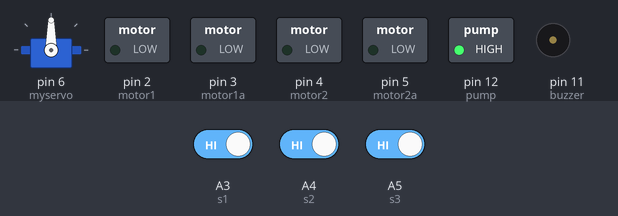
A sketch run on a simulated Arduino Uno, built with avr-gcc and run on an emulated ATmega328P. Shown: servo, switched loads named in the sketch (green lamp = pin HIGH), buzzer (waves = sounding, pin HIGH). Dashed ring = blinking. The inputs (shaded band) are chosen by the test bench; at power-on: A3 (s1) HIGH, A4 (s2) HIGH, A5 (s3) HIGH. What the sketch prints to the serial monitor is not drawn.

Above: at 4.2 s.
4.3 s: A3 (s1) driven LOW
At 8.0 s:
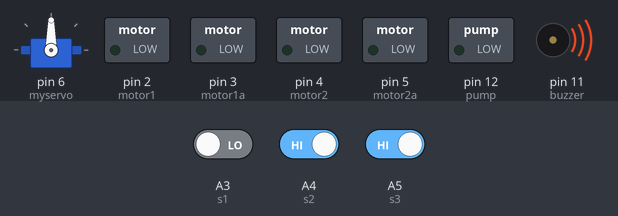
8.3 s: A3 (s1) driven HIGH and A4 (s2) driven LOW
12.3 s: A4 (s2) driven HIGH
At 13.6 s:
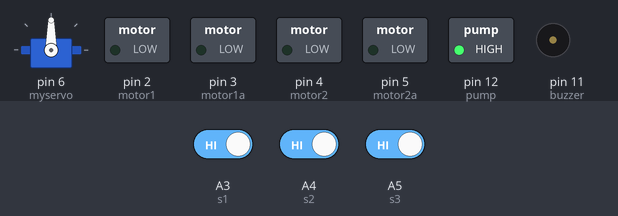
14.1 s: A5 (s3) driven LOW
At 17.8 s:
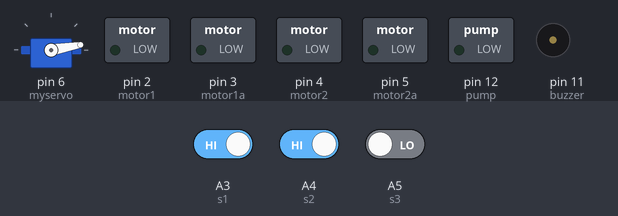
18.1 s: A3 (s1) driven LOW
At 20.8 s:
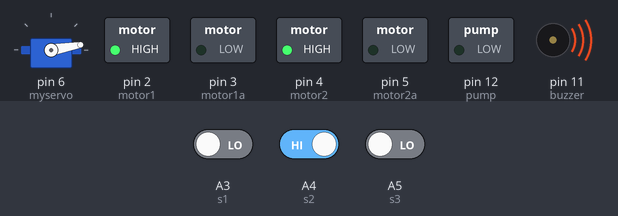
Timing chart, 0 to 22.4 s (numbered marks = the images above; inputs shaded):
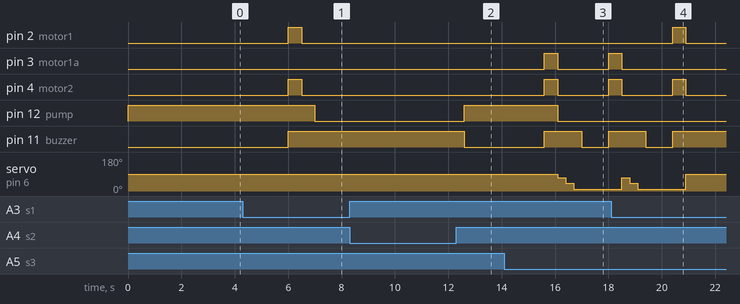

Measured:
- after the input at 4.3 s, pin 2 (motor1), pin 4 (motor2): LOW → HIGH after 1.7 s, → LOW 0.50 s later; pin 12 (pump): HIGH → LOW after 2.7 s; pin 11 (buzzer): LOW → HIGH after 1.7 s
- after the input at 8.3 s, every drawn part: stays the same
- after the input at 12.3 s, pin 2 (motor1), pin 5 (motor2a): stays LOW (without the input it goes to HIGH after 1.3 s); pin 11 (buzzer): goes on until 12.6 s, then stays LOW
- after the input at 14.1 s, pin 3 (motor1a), pin 4 (motor2): LOW → HIGH after 1.5 s, → LOW 0.50 s later, → HIGH 1.9 s later; pin 12 (pump): HIGH → LOW after 2.0 s; pin 11 (buzzer): LOW → HIGH after 1.5 s, → LOW 1.4 s later, → HIGH 1.0 s later; servo on pin 6 (myservo): 90° → 70° after 2.0 s, → 40° 0.30 s later, → 10° 0.30 s later
- after the input at 18.1 s, pin 2 (motor1): LOW → HIGH after 2.3 s, → LOW 0.50 s later; pin 3 (motor1a): goes on until 18.5 s, then stays LOW; pin 11 (buzzer): goes on until 20.4 s, then stays HIGH

The sketch:

FER.ino
```cpp
#include <Servo.h>
Servo myservo;
#define motor1  2
#define motor1a 3
#define motor2  4
#define motor2a 5

#define s1 A3
#define s2 A4
#define s3 A5
#define pump 12
#define buzzer 11
int fire1=0,fire2=0,fire3=0;
void setup()
{
 Serial.begin(9600);
 pinMode(motor1, OUTPUT);
 pinMode(motor2, OUTPUT);
 pinMode(motor1a,OUTPUT);
 pinMode(motor2a,OUTPUT);
 pinMode(buzzer, OUTPUT);
 pinMode(pump, OUTPUT);
 pinMode(s1, INPUT);
 pinMode(s2, INPUT);
 pinMode(s3, INPUT);
 digitalWrite(pump, HIGH);
 myservo.attach(6);
 myservo.write(90);
 delay(3000);
}

void forward()
{
digitalWrite(motor1, HIGH);
 digitalWrite(motor1a, LOW);
 digitalWrite(motor2, HIGH);
 digitalWrite(motor2a, LOW);
}

void stopp()
{
 digitalWrite(motor1, LOW);
 digitalWrite(motor1a, LOW);
 digitalWrite(motor2, LOW);
 digitalWrite(motor2a, LOW);
}
void left()
{
 digitalWrite(motor1, HIGH);
 digitalWrite(motor1a, LOW);
digitalWrite(motor2, LOW);
 digitalWrite(motor2a, HIGH);
}
void right()
{
 digitalWrite(motor1, LOW);
 digitalWrite(motor1a, HIGH);
 digitalWrite(motor2, HIGH);
 digitalWrite(motor2a, LOW);
}
//-----------------------------------------------------------------------//
void loop()
{
 fire1=digitalRead(s1);
 fire2=digitalRead(s2);
 fire3=digitalRead(s3);
 Serial.println(fire1);
 Serial.println(fire2);
 Serial.println(fire3);
 delay(1000);
 if(fire1==LOW)
 {
  digitalWrite(buzzer,HIGH);
  forward();
  delay(500);
  stopp();
  myservo.write(90);
  delay(500);
  digitalWrite(pump,LOW);
  init_sms();
  Serial.println("Warning : fire alert");
  send_sms();
  delay(5000);
  digitalWrite(pump,HIGH);
digitalWrite(buzzer,LOW);
 }

 else if(fire2==LOW)
 {
  digitalWrite(buzzer,HIGH);
  left();
  delay(500);
  stopp();
  digitalWrite(pump,LOW);
  myservo.write(110);
  delay(300);
  myservo.write(150);
  delay(300);
  myservo.write(160);
  delay(300);
  digitalWrite(pump,LOW);
 // init_sms();
 // Serial.println("Warning : fire alert");
 // send_sms();
 // delay(5000);
  digitalWrite(buzzer,LOW);
 }
 else if(fire3==LOW)
 {
  digitalWrite(buzzer,HIGH);
  right();
  delay(500);
  stopp();
  digitalWrite(pump,LOW);
  myservo.write(70);
  delay(300);
  myservo.write(40);
  delay(300);
  myservo.write(10);
  delay(300);

 // init_sms();
  //Serial.println("Warning : fire alert");
  //send_sms();
  //delay(5000);
  //init_sms1();
  //Serial.println("Warning : fire alert");
  //send_sms();
  //delay(5000);
  digitalWrite(buzzer,LOW);
 }
 else
 {

  stopp();
digitalWrite(pump,HIGH);
  myservo.write(90);
 }
}

 void init_sms()
 {
  Serial.println("AT+CMGF=1");
  delay(300);
  Serial.println("AT+CMGS=\"+917013171753\"");   // use your 10 digit cell no. here
  delay(300);
 }
void init_sms1()
 {
  Serial.println("AT+CMGF=1");
  delay(300);
  Serial.println("AT+CMGS=\"+917013171753\"");   // use your 10 digit cell no. here
delay(300);
 }
void send_sms()
{
 Serial.write(26);
}
```
